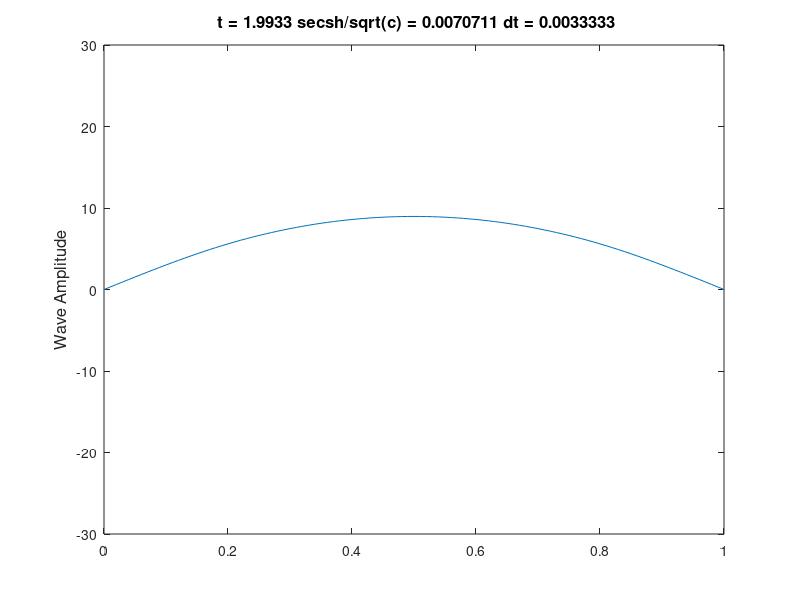
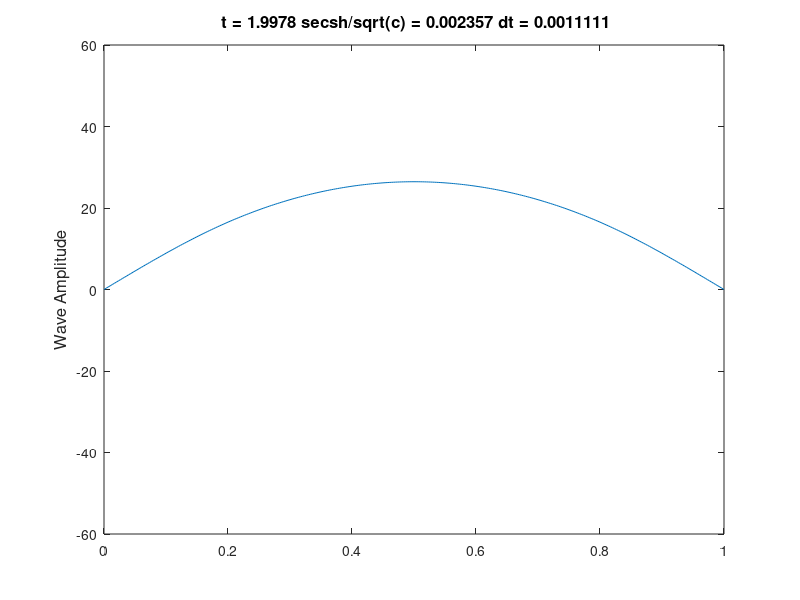

These figures' MATLAB source, in order:
%% 1D Wave Equation
% References:
% https://en.wikipedia.org/wiki/Wave_equation
% https://de.mathworks.com/matlabcentral/fileexchange/43001-1d-wave-propagation-a-finite-difference-approach
% https://de.mathworks.com/matlabcentral/answers/556714-speed-up-frames-per-second

 
%% Stability Conditions Met


%% Example 1
% dt = 2/600 = 1/300 and h = 1/100 and c = 2
% => 1/300 < 1/(100*sqrt(2))
% => dt < h/sqrt(c)

% Clearing Workspace and figures
close all;
clear all;

% Intializing paramaters
c = 2;
t_max = 2;

x_min = 0;
x_max = 1;



% Intializing Steps sizes
% where x is our space coordinate
% and t is our time coordinate.
spatial_divs_ex1 = 100; 
temporal_divs_ex1 = 600; 
h = (x_max - x_min) / spatial_divs_ex1; % h = 1/100
dt = t_max / temporal_divs_ex1; % dt = 1/300

% Intializing our solution arrays to start
% our explicit difference method.
u = zeros(spatial_divs_ex1+1, 1);
u_prev = zeros(spatial_divs_ex1+1, 1);
u_next = zeros(spatial_divs_ex1+1, 1);

% Calculating the initial condition 
% given by u(x,0) = x(1-x).
for i = 1:spatial_divs_ex1+1
    x = x_min + (i-1)*h;
    u(i) = x*(1 - x);
end

%Solving using the Explicit Difference Method

%for plotting our wave later on.
figure('Name','Example 1: Conditions Met','NumberTitle','off') 
x = x_min:h:x_max;
% If all solutions are used, animation is very slow.
% so not all soloutions are used. 
% It is possible to increase the speed of the animation 
% even more by increasing the step of plot_iter. 
plot_iter = 1 : 3 : temporal_divs_ex1;
% We start our travel in time
for ii = 1:temporal_divs_ex1
    
    % the boundary conditions are given by:
    % u(0,t) = u(1,t) = 0 and we hardcode them.
    u(1) = 0;
    u(spatial_divs_ex1+1) = 0;
   
    % we solve for (u_i)^(m+1) given in the task description.
    for i = 2:spatial_divs_ex1
        u_next(i) = ((-1) * c * (dt^2)/(h^2)) * ((2 * u(i)) - u(i+1) - u(i-1)) + (2 * u(i)) - u_prev(i);
    end
    
    % We update our u's for the next loop.
    u_prev = u;
    u = u_next;
    %Time skip is too small and there is too much frames.
    % The animation is slow. 
    % So we only choose specific solutions to plot.
    if ismember(ii, plot_iter)
        %We plot and add the plot to the Frame Vector F
        plot(x, u);
        ylabel('Wave Amplitude', 'fontSize', 12);
        titlestring = [' t = ',num2str(ii * dt), ' secs','h/sqrt(c) = ', num2str(h/sqrt(c)), ' dt = ',num2str(dt)];
        title(titlestring ,'fontsize', 12);                            
        % We have let the movie play and then choose the limits of 
        % our axes to provide a smoother animation.
        axis([x_min x_max -30 30]);
        F = getframe;
    end

end

% frames per second (fps) is set to 10 for a better 
% experience. However, this could be changed.
movie(F,1,10)

% If preferred to close the figure manually,
% we can use the following command.
%movie(F,temporal_divs_ex1,10)

%% Example 2
% dt = 2/1800 = 1/900 and h = 1/300 and c = 2
% => 1/(3*300) < 1/(sqrt(2)*300)
% => dt < h/sqrt(c)


% Clearing Workspace and figures
close all;
clear all;

% Intializing paramaters
c = 2;
t_max = 2;

x_min = 0;
x_max = 1;



% Intializing Steps sizes
% where x is our space coordinate
% and t is our time coordinate.
spatial_divs_ex2 = 300; 
temporal_divs_ex2 = 1800; 
h = (x_max - x_min) / spatial_divs_ex2; % h = 1/300
dt = t_max / temporal_divs_ex2; % dt = 1/900

% Intializing our solution arrays to start
% our explicit difference method.
u = zeros(spatial_divs_ex2+1, 1);
u_prev = zeros(spatial_divs_ex2+1, 1);
u_next = zeros(spatial_divs_ex2+1, 1);

% Calculating the initial condition 
% given by u(x,0) = x(1-x).
for i = 1:spatial_divs_ex2+1
    x = x_min + (i-1)*h;
    u(i) = x*(1 - x);
end

%Solving using the Explicit Difference Method

%for plotting our wave later on.
figure('Name','Example 2: Conditions Met','NumberTitle','off') 
x = x_min:h:x_max;
% If all solutions are used, animation is very slow.
% so not all soloutions are used. 
% It is possible to increase the speed of the animation 
% even more by increasing the step of plot_iter. 
plot_iter = 1 : 3 : temporal_divs_ex2;
% We start our travel in time
for ii = 1:temporal_divs_ex2
    
    % the boundary conditions are given by:
    % u(0,t) = u(1,t) = 0 and we hardcode them.
    u(1) = 0;
    u(spatial_divs_ex2+1) = 0;
   
    % we solve for (u_i)^(m+1) given in the task description.
    for i = 2:spatial_divs_ex2
        u_next(i) = ((-1) * c * (dt^2)/(h^2)) * ((2 * u(i)) - u(i+1) - u(i-1)) + (2 * u(i)) - u_prev(i);
    end
    
    % We update our u's for the next loop.
    u_prev = u;
    u = u_next;

    %Time skip is too small and there is too much frames.
    % The animation is slow. 
    % So we only choose specific solutions to plot.
    if ismember(ii, plot_iter)
        %We plot and add the plot to the Frame Vector F
        plot(x, u);
        ylabel('Wave Amplitude', 'fontSize', 12);
        titlestring = [' t = ',num2str(ii * dt), ' secs', 'h/sqrt(c) = ', num2str(h/sqrt(c)), ' dt = ',num2str(dt)];
        title(titlestring ,'fontsize', 12);                            
        % We have let the movie play and then choose the limits of 
        % our axes to provide a smoother animation.
        axis([x_min x_max -60 60]);
        F = getframe;
    end

end

% frames per second (fps) is set to 10 for a better 
% experience. However, this could be changed.
movie(F,1,10)

% If preferred to close the figure manually,
% we can use the following command.
%movie(F,temporal_divs_ex2,100)


%% Stability Conditions NOT Met.


%% Example 3
% dt = 2/200 = 1/100, h = 1/100 and c = 2
% => 1/100 > 1/(sqrt(2)*100)
% => dt > h/sqrt(c)

% Clearing Workspace and figures
close all;
clear all;

% Intializing paramaters
c = 2;
t_max = 2;

x_min = 0;
x_max = 1;



% Intializing Steps sizes
% where x is our space coordinate
% and t is our time coordinate.
spatial_divs_ex3 = 100; 
temporal_divs_ex3 = 200; 
h = (x_max - x_min) / spatial_divs_ex3; % h = 1/300
dt = t_max / temporal_divs_ex3; % dt = 1/600

% Intializing our solution arrays to start
% our explicit difference method.
u = zeros(spatial_divs_ex3+1, 1);
u_prev = zeros(spatial_divs_ex3+1, 1);
u_next = zeros(spatial_divs_ex3+1, 1);

% Calculating the initial condition 
% given by u(x,0) = x(1-x).
for i = 1:spatial_divs_ex3+1
    x = x_min + (i-1)*h;
    u(i) = x*(1 - x);
end

%Solving using the Explicit Difference Method

%for plotting our wave later on.
figure('Name','Example 3: Conditions NOT Met','NumberTitle','off') 
x = x_min:h:x_max;
% We start our travel in time
for ii = 1:temporal_divs_ex3
    
    % the boundary conditions are given by:
    % u(0,t) = u(1,t) = 0 and we hardcode them.
    u(1) = 0;
    u(spatial_divs_ex3+1) = 0;
   
    % we solve for (u_i)^(m+1) given in the task description.
    for i = 2:spatial_divs_ex3
        u_next(i) = ((-1) * c * (dt^2)/(h^2)) * ((2 * u(i)) - u(i+1) - u(i-1)) + (2 * u(i)) - u_prev(i);
    end
    
    % We update our u's for the next loop.
    u_prev = u;
    u = u_next;

    %We plot and add the plot to the Frame Vector F
    plot(x, u);
    ylabel('Wave Amplitude', 'fontSize', 12);
    titlestring = [' t = ',num2str(ii * dt), ' secs','h/sqrt(c) = ', num2str(h/sqrt(c)), ' dt = ',num2str(dt)];
    title(titlestring ,'fontsize', 12);                            
    % We have let the movie play without the choice of the limits for 
    % our axes to provide a smoother animation.
    F = getframe;

end

% frames per second (fps) is set to 1 for a better 
% experience. However, this could be changed.
movie(F,1,1)

% If preferred to close the figure manually,
% we can use the following command.
%movie(F,temporal_divs_ex3,1)

%% Example 4
% dt = 2/100 = 1/50 and h = 1/300 and c = 2
% => 1/50 > 1/(sqrt(2)*300)
% => dt > h/sqrt(c)

% Clearing Workspace and figures
close all;
clear all;

% Intializing paramaters
c = 2;
t_max = 2;

x_min = 0;
x_max = 1;



% Intializing Steps sizes
% where x is our space coordinate
% and t is our time coordinate.
spatial_divs_ex4 = 300; 
temporal_divs_ex4 = 100; 
h = (x_max - x_min) / spatial_divs_ex4; % h = 1/300
dt = t_max / temporal_divs_ex4; % dt = 1/50

% Intializing our solution arrays to start
% our explicit difference method.
u = zeros(spatial_divs_ex4+1, 1);
u_prev = zeros(spatial_divs_ex4+1, 1);
u_next = zeros(spatial_divs_ex4+1, 1);

% Calculating the initial condition 
% given by u(x,0) = x(1-x).
for i = 1:spatial_divs_ex4+1
    x = x_min + (i-1)*h;
    u(i) = x*(1 - x);
end

%Solving using the Explicit Difference Method

%for plotting our wave later on.
figure('Name','Example 4: Conditions NOT Met','NumberTitle','off') 
x = x_min:h:x_max;


%Pr
count_for_not_nan = 0;
% We start our travel in time
for ii = 1:temporal_divs_ex4
    
    % the boundary conditions are given by:
    % u(0,t) = u(1,t) = 0 and we hardcode them.
    u(1) = 0;
    u(spatial_divs_ex4+1) = 0;
   
    % we solve for (u_i)^(m+1) given in the task description.
    for i = 2:spatial_divs_ex4
        u_next(i) = ((-1) * c * (dt^2)/(h^2)) * ((2 * u(i)) - u(i+1) - u(i-1)) + (2 * u(i)) - u_prev(i);
    end
    
    % We update our u's for the next loop.
    u_prev = u;
    u = u_next;

    %We plot and add the plot to the Frame Vector F
    plot(x, u);
    ylabel('Wave Amplitude', 'fontSize', 12);
    titlestring = [' t = ',num2str(ii * dt), ' secs','h/sqrt(c) = ', num2str(h/sqrt(c)), ' dt = ',num2str(dt)];
    title(titlestring ,'fontsize', 12);                            
    % We have let the movie play without the choice of the limits for 
    % our axes to provide a smoother animation.
    
    F = getframe;

end


% frames per second (fps) is set to 1 for a better 
% experience. However, this could be changed.
movie(F,1,1)

% If preferred to close the figure manually,
% we can use the following command.
%movie(F,temporal_divs_ex4,1)

%% Cleaning up at the end
close all;
clear all;
